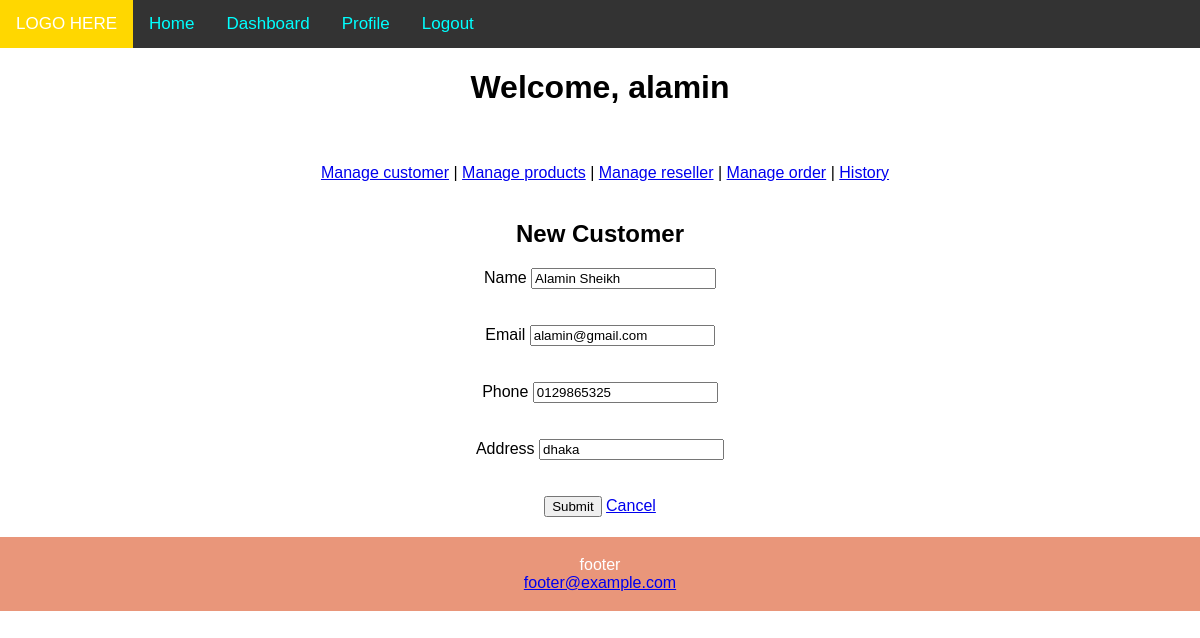
Page /view/editCustomer.php?id=1 (signed in) on the earlier database version.
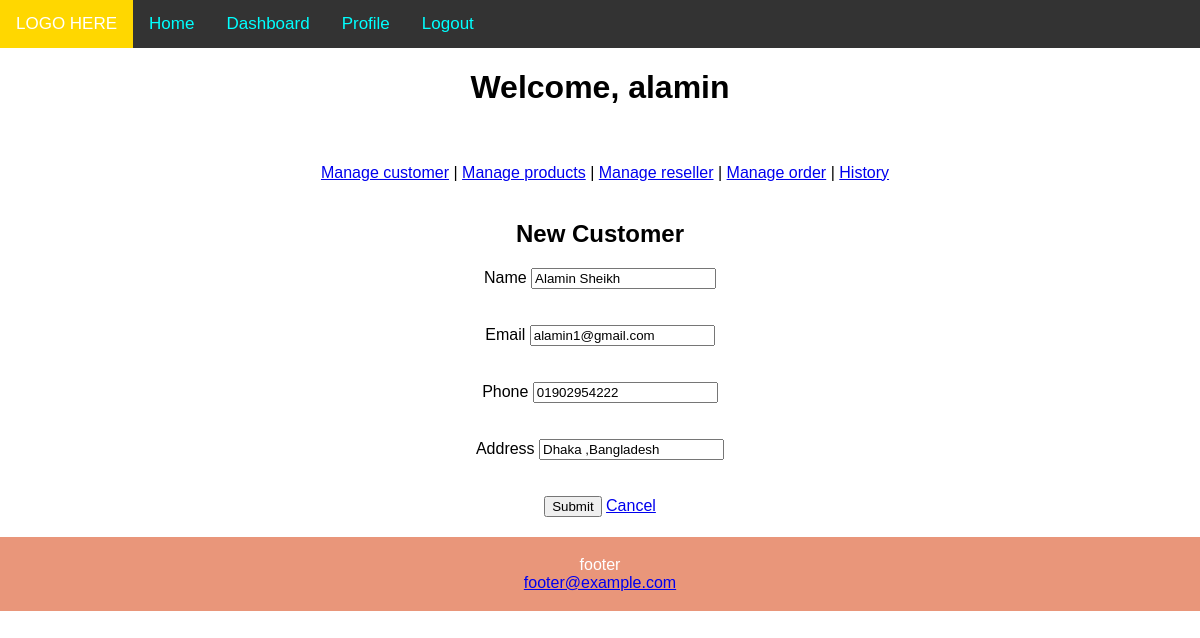
Same page on the later database version.
### tables this page shows
CREATE TABLE `customer` (
  `id` int(128) NOT NULL,
  `name` varchar(255) NOT NULL,
  `email` varchar(255) NOT NULL,
  `phone` varchar(125) NOT NULL,
  `address` varchar(255) NOT NULL
);

### view/editCustomer.php (the view, shortened to what this page needs)
<?php include "./partials/_nav.php"?>
<?php
$name = "";
$email = "";
$phone = "";
$address = "";
$conn = connect();
if($_SERVER['REQUEST_METHOD'] == 'GET'){
    $id = $_GET['id'];
    $sql = "SELECT * FROM customer WHERE id=$id";
    $result = $conn->query($sql);
    $row = $result->fetch_assoc();
    $name = $row["name"];
    $email = $row["email"];
    $phone = $row["phone"];
    $address = $row["address"];
}
?>
<!DOCTYPE html>
<html lang="en">
<head>
    <link href="style.css" rel="stylesheet">
</head>
<body>
<div style="text-align:center">
<h1>Welcome, <?php echo $_SESSION['username']; ?></h1>
</div>
<br><br>
<div style="text-align:center">
<?php
		include "./nav.php";
		echo "<br>";
?>
    <h2>New Customer</h2>
    <form method="post" novalidate>
        <div>
            <label for="name">Name</label>
            <input type="text" name="name" value="<?php echo $name; ?>">
        </div>
        <br><br>
        <div>
            <label for="email">Email</label>
            <input type="text" name="email" value="<?php echo $email; ?>">
        </div>
        <br><br>
        <div>
            <label for="phone">Phone</label>
            <input type="text" name="phone" value="<?php echo $phone; ?>">
        </div>
        <br><br>
        <div>
            <label for="address">Address</label>
            <input type="text" name="address" value="<?php echo $address; ?>">
        </div>
        <br><br>
        <button type="submit">Submit</button>
        <a href="./showCustomer.php">Cancel</a>
    </form>
    <?php include "./partials/footer.php"?>
</body>
</html>

Differences in the rows shown:
changed customer "Alamin Sheikh": email "alamin@gmail.com" → "alamin1@gmail.com"; phone "0129865325" → "01902954222"; address "dhaka" → "Dhaka ,Bangladesh"
